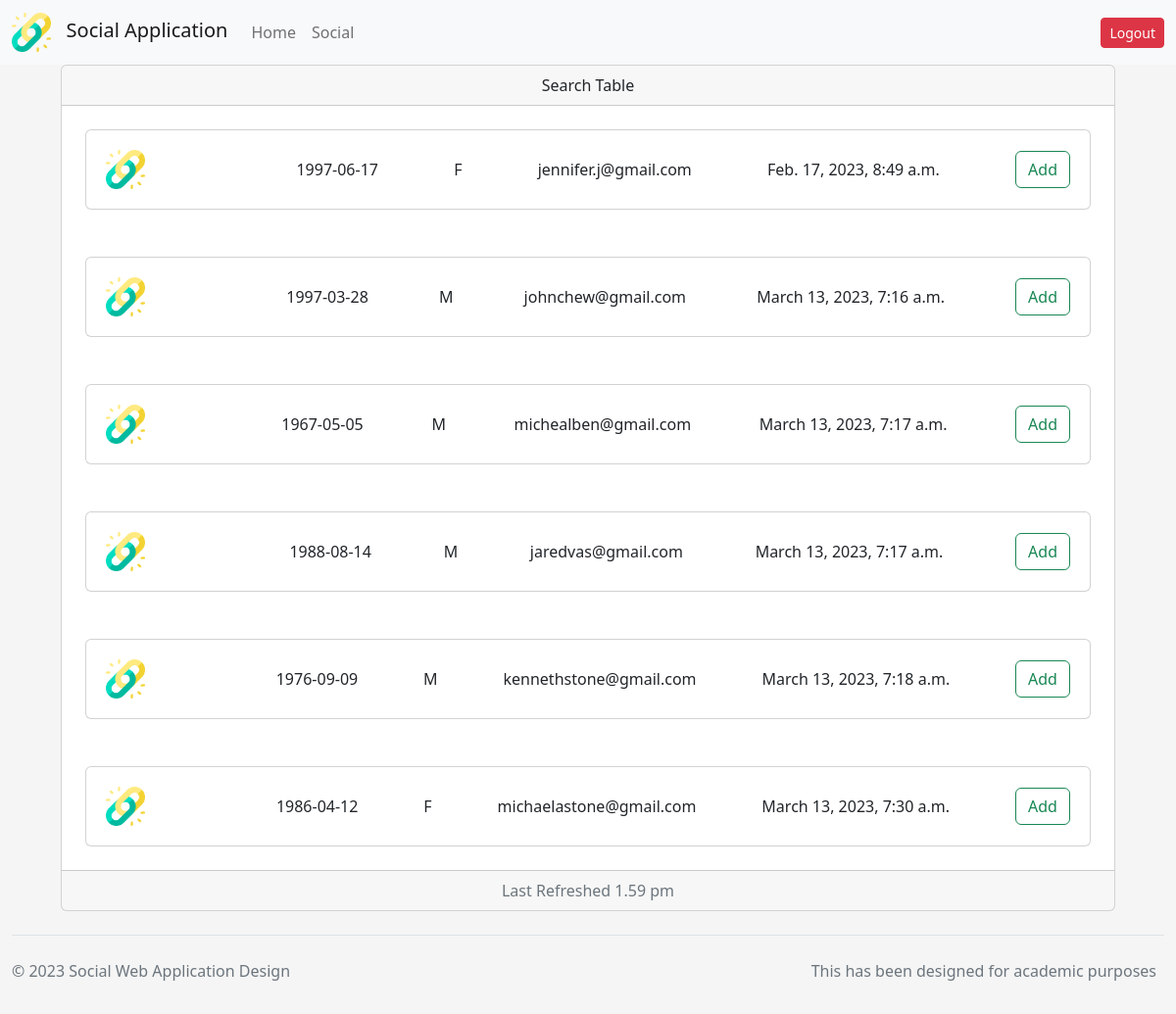
Page /search-social/ (signed in) on the committed database.
### webapp/models.py (models this page shows, shortened)
class AppUser(models.Model):
    user = models.OneToOneField(User, on_delete=models.CASCADE)
    dob = models.CharField(max_length=256, null=False, blank=False)
    gender = models.CharField(max_length=1, null=False, blank=False)
    friend = models.ManyToManyField("self")

### webapp/views.py (the view)
# urls.py: path('search-social/', views.search),
@login_required(login_url='/login/')
def search(request):
    if request.method == 'POST':
        friend = AppUser.objects.get(user=User.objects.get(pk=int(request.POST['friend_user'])))
        current_user = AppUser.objects.get(user=User.objects.get(pk=request.user.id))
        result = add_friend(current_user, friend)
        return render(request, './internal/social-search.html')
    else:
        current_user = AppUser.objects.get(user=User.objects.get(pk=request.user.id))
        response = AppUser.objects.exclude(friend=current_user).exclude(user=User.objects.get(pk=request.user.id))
        return render(request, './internal/social-search.html', {
            'friends': response
        })

### webapp/templates/internal/social-search.html (shortened to what this page needs)
{% extends "../base.html" %}
{% block content %}
{% include "../partials/header.html" %}
<div class="container-fluid">
    <div class="row">
        <div class="col"></div>
        <div class="col-11">
            <div class="card text-center">
                <div class="card-header">
                    Search Table
                </div>
                {% if friends %}
                <div class="d-flex flex-column">
                    {% for friend in friends %}
                    <div class="p-2">
                        <div class="card-body">
                            <div class="card w-100">
                                <div class="card-body">
                                    <div class="d-flex flex-row justify-content-between align-items-center bd-highlight">
                                        <div class="p-1 bd-highlight">
                                            <div class="flex-shrink-0">
                                                <img src="../../static/link.png" alt="..." style="width: auto; max-width: 40px;">
                                            </div>
                                        </div>
                                        <div class="p-1 bd-highlight">{{ friend.user.name }}</div>
                                        <div class="p-1 bd-highlight">{{ friend.dob }}</div>
                                        <div class="p-1 bd-highlight">{{ friend.gender }}</div>
                                        <div class="p-1 bd-highlight">{{ friend.user.email }}</div>
                                        <div class="p-1 bd-highlight">{{ friend.user.date_joined }}</div>
                                        <div class="p-1 bd-highlight">
                                            <form action="/search-social/" method="post">
                                                <button class="btn btn-outline-success" name="friend_user" value={{friend.user.id}}>Add</button>
                                            </form>
                                        </div>
                                    </div>
                                </div>
                            </div>
                        </div>
                    </div>
                    {% endfor %}
                </div>
                {% else %}
                <h5 class="card-title">No user available in network</h5>
                <p class="card-text">Please wait for more user to join.</p>
                {% endif %}
                <div class="card-footer text-muted">
                    Last Refreshed 1.59 pm
                </div>
            </div>
        </div>
        <div class="col"></div>
    </div>
</div>
{% include "../partials/footer.html" %}
{% endblock %}

### webapp/templates/base.html (style rules this page uses)
body { background-color: #f5f5f5; }

### rows in the picture
AppUser: dob "1997-06-17", gender "F", user.email "jennifer.j@gmail.com", user.date_joined "Feb. 17, 2023, 8:49 a.m."
AppUser: dob "1997-03-28", gender "M", user.email "johnchew@gmail.com", user.date_joined "March 13, 2023, 7:16 a.m."
AppUser: dob "1967-05-05", gender "M", user.email "michealben@gmail.com", user.date_joined "March 13, 2023, 7:17 a.m."
AppUser: dob "1988-08-14", gender "M", user.email "jaredvas@gmail.com", user.date_joined "March 13, 2023, 7:17 a.m."
AppUser: dob "1976-09-09", gender "M", user.email "kennethstone@gmail.com", user.date_joined "March 13, 2023, 7:18 a.m."
AppUser: dob "1986-04-12", gender "F", user.email "michaelastone@gmail.com", user.date_joined "March 13, 2023, 7:30 a.m."
